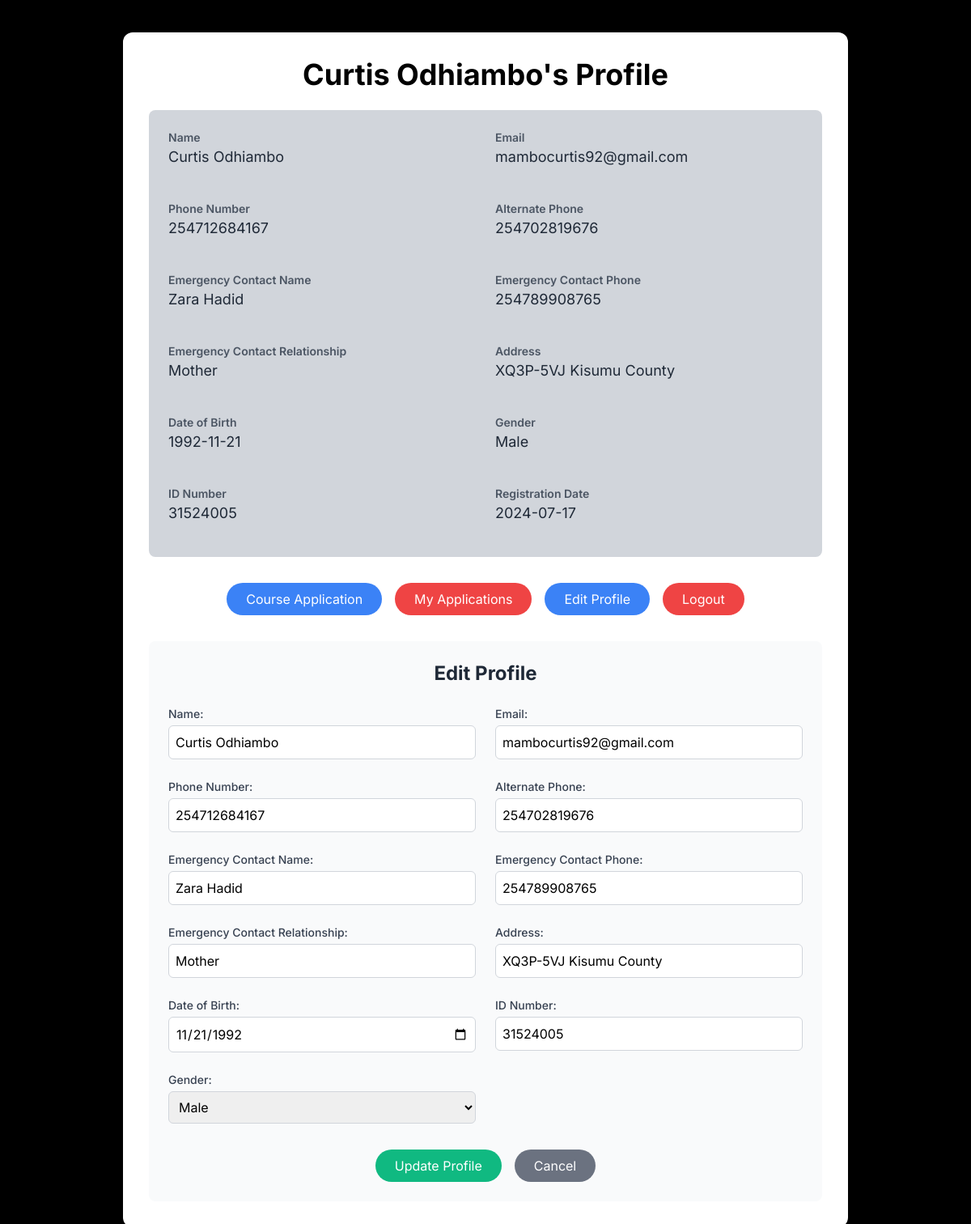
Page /profile.php?edit=true (signed in) on the committed database.
### tables this page shows
CREATE TABLE `student_accounts` (
  `account_id` int(11) NOT NULL,
  `email` varchar(255) DEFAULT NULL,
  `register_date` date DEFAULT NULL,
  `phone_number` varchar(255) DEFAULT NULL,
  `alt_phone` varchar(15) DEFAULT NULL,
  `emergency_name` varchar(255) DEFAULT NULL,
  `emergency_phone` varchar(15) DEFAULT NULL,
  `emergency_relationship` varchar(50) DEFAULT NULL,
  `password` varchar(255) NOT NULL,
  `address` varchar(40) DEFAULT NULL,
  `name` varchar(255) DEFAULT NULL,
  `dob` date DEFAULT NULL,
  `gender` varchar(10) DEFAULT NULL,
  `id_number` varchar(50) DEFAULT NULL
);

### profile.php (the view, shortened to what this page needs)
<?php
require_once './config.php';
try {
    $account_id = $_SESSION["account_id"];
    $stmt = $conn->prepare("SELECT * FROM student_accounts WHERE account_id = ?");
    $stmt->bind_param("i", $account_id);
    $stmt->execute();
    $result = $stmt->get_result();
    $student = $result->fetch_assoc();
    $isEditing = isset($_GET['edit']) && $_GET['edit'] === 'true';
} catch (Exception $e) {
    echo "Error: " . $e->getMessage();
    exit();
}
?>
<!DOCTYPE html>
<html lang="en">
<head>
    <link href="https://cdn.jsdelivr.net/npm/tailwindcss@2.2.19/dist/tailwind.min.css" rel="stylesheet">
</head>
<body class="bg-black">
    <div class="container mx-auto mt-10 px-4 mb-10">
        <div class="bg-white p-8 rounded-xl shadow-lg max-w-4xl mx-auto">
            <h1 class="text-4xl font-bold text-black mb-6 text-center"><?php echo htmlspecialchars($student['name']); ?>'s Profile</h1>
            <div class="bg-gray-300 p-6 rounded-lg mb-8">
                <div class="grid grid-cols-1 md:grid-cols-2 gap-6">
                    <?php
                    $fields = [
                        'Name' => 'name',
                        'Email' => 'email',
                        'Phone Number' => 'phone_number',
                        'Alternate Phone' => 'alt_phone',
                        'Emergency Contact Name' => 'emergency_name',
                        'Emergency Contact Phone' => 'emergency_phone',
                        'Emergency Contact Relationship' => 'emergency_relationship',
                        'Address' => 'address',
                        'Date of Birth' => 'dob',
                        'Gender' => 'gender',
                        'ID Number' => 'id_number',
                        'Registration Date' => 'register_date'
                    ];
                    foreach ($fields as $label => $field) {
                        echo '<div class="mb-4">';
                        echo '<h3 class="text-sm font-semibold text-gray-600">' . $label . '</h3>';
                        echo '<p class="text-lg text-gray-800">' . htmlspecialchars($student[$field]) . '</p>';
                        echo '</div>';
                    }
                    ?>
                </div>
            </div>
            <div class="flex justify-center space-x-4 mb-8">
                <a href="application.php" class="bg-blue-500 hover:bg-blue-600 text-white py-2 px-6 rounded-full transition duration-300 ease-in-out transform hover:scale-105">Course Application</a>
                <a href="my_applications.php" class="bg-red-500 hover:bg-red-600 text-white py-2 px-6 rounded-full transition duration-300 ease-in-out transform hover:scale-105">My Applications</a>
                <a href="?edit=true" class="bg-blue-500 hover:bg-blue-600 text-white py-2 px-6 rounded-full transition duration-300 ease-in-out transform hover:scale-105">Edit Profile</a>
                <a href="logout.php" class="bg-red-500 hover:bg-red-600 text-white py-2 px-6 rounded-full transition duration-300 ease-in-out transform hover:scale-105">Logout</a>
            </div>
            <?php if ($isEditing): ?>
            <div class="bg-gray-50 p-6 rounded-lg">
                <h2 class="text-2xl font-bold text-gray-800 mb-6 text-center">Edit Profile</h2>
                <form method="POST">
                    <div class="grid grid-cols-1 md:grid-cols-2 gap-6">
                        <?php
                        $formFields = [
                            'name' => 'Name',
                            'email' => 'Email',
                            'phone_number' => 'Phone Number',
                            'alt_phone' => 'Alternate Phone',
                            'emergency_name' => 'Emergency Contact Name',
                            'emergency_phone' => 'Emergency Contact Phone',
                            'emergency_relationship' => 'Emergency Contact Relationship',
                            'address' => 'Address',
                            'dob' => 'Date of Birth',
                            'id_number' => 'ID Number'
                        ];
                        foreach ($formFields as $field => $label) {
                            $type = ($field === 'email') ? 'email' : ($field === 'dob' ? 'date' : 'text');
                            echo '<div>';
                            echo '<label for="' . $field . '" class="block text-sm font-medium text-gray-700 mb-1">' . $label . ':</label>';
                            echo '<input type="' . $type . '" id="' . $field . '" name="' . $field . '" value="' . htmlspecialchars($student[$field]) . '" required class="mt-1 block w-full p-2 border border-gray-300 rounded-md focus:ring-blue-500 focus:border-blue-500" />';
                            echo '</div>';
                        }
                        ?>
                        <div>
                            <label for="gender" class="block text-sm font-medium text-gray-700 mb-1">Gender:</label>
                            <select id="gender" name="gender" class="mt-1 block w-full p-2 border border-gray-300 rounded-md focus:ring-blue-500 focus:border-blue-500">
                                <option value="Male" <?php echo ($student['gender'] === 'Male') ? 'selected' : ''; ?>>Male</option>
                            </select>
                        </div>
                    </div>
                    <div class="mt-8 flex justify-center space-x-4">
                        <button type="submit" name="update_profile" class="bg-green-500 hover:bg-green-600 text-white py-2 px-6 rounded-full transition duration-300 ease-in-out transform hover:scale-105">Update Profile</button>
                        <a href="profile.php" class="bg-gray-500 hover:bg-gray-600 text-white py-2 px-6 rounded-full transition duration-300 ease-in-out transform hover:scale-105">Cancel</a>
                    </div>
                </form>
            </div>
            <?php endif; ?>
        </div>
    </div>
</body>
</html>

### profile.php (style rules this page uses)
body { font-family: 'Inter', sans-serif; }

### rows in the picture
student_accounts: name "Curtis Odhiambo", email "mambocurtis92@gmail.com", phone_number "254712684167", alt_phone "254702819676", emergency_name "Zara Hadid", emergency_phone "254789908765", emergency_relationship "Mother", address "XQ3P-5VJ Kisumu County", dob "1992-11-21", gender "Male", id_number "31524005", register_date "2024-07-17", dob "11/21/1992"

### other values in the picture
$label "Name"
$label "Email"
$label "Phone Number"
$label "Alternate Phone"
$label "Emergency Contact Name"
$label "Emergency Contact Phone"
$label "Emergency Contact Relationship"
$label "Address"
$label "Date of Birth"
$label "Gender"
$label "ID Number"
$label "Registration Date"
